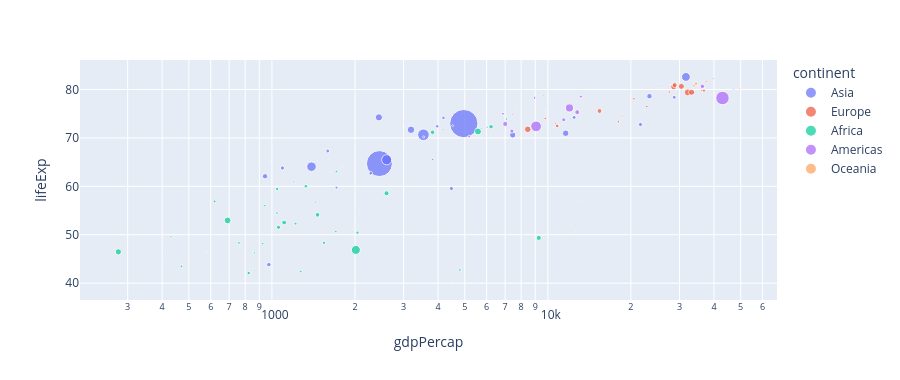

The code cell stored with this chart in its notebook:
### Markdown cell above
## Interactive charts

### Code cell
import plotly.express as px
df = px.data.gapminder().query("year == 2007")
fig = px.scatter(df, x="gdpPercap", y="lifeExp", size="pop", color="continent", log_x=True, height=380)
fig
